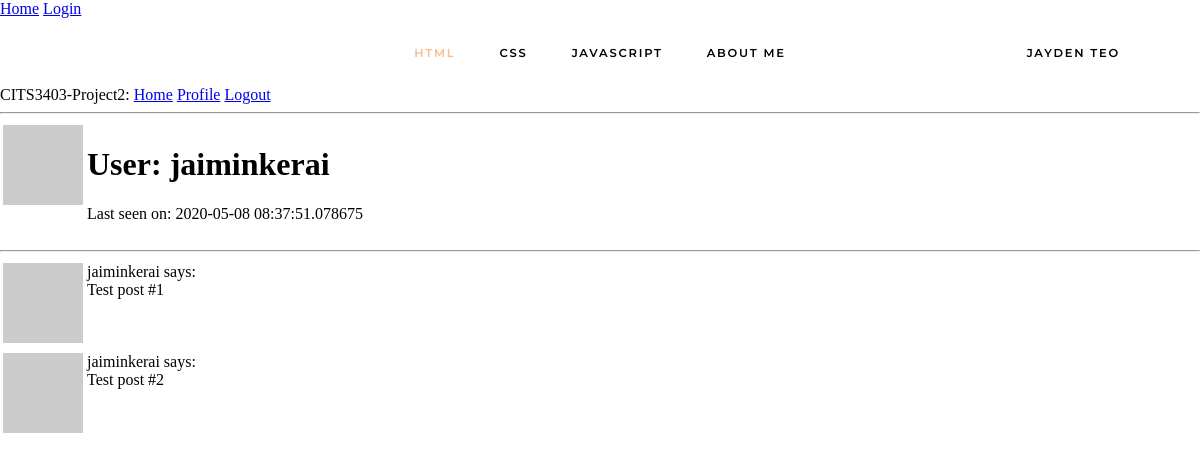
The app's page /user/jaiminkerai (signed in) with its own data.
### app/models.py (models this page shows, shortened)
class User(UserMixin, db.Model):
    id = db.Column(db.Integer, primary_key=True)
    username = db.Column(db.String(64), index=True, unique=True)
    email = db.Column(db.String(120), index=True, unique=True)
    password_hash = db.Column(db.String(128))
    posts = db.relationship('Post', backref='author', lazy='dynamic')
    def avatar(self, size):
        digest = md5(self.email.lower().encode('utf-8')).hexdigest()
        return 'https://www.gravatar.com/avatar/{}?d=identicon&s={}'.format(
            digest, size)
    about_me = db.Column(db.String(140))
    last_seen = db.Column(db.DateTime, default=datetime.utcnow)

### app/routes.py (the view)
@app.route('/user/<username>')
@login_required
def user(username):
    user = User.query.filter_by(username=username).first_or_404()
    posts = [
        {'author': user, 'body': 'Test post #1'},
        {'author': user, 'body': 'Test post #2'}
    ]
    return render_template('user.html', user=user, posts=posts)

### app/models.py (called while the page is built)
@login.user_loader
def load_user(id):
    return User.query.get(int(id))

### app/routes.py (called while the page is built)
@app.before_request
def before_request():
    if current_user.is_authenticated:
        current_user.last_seen = datetime.utcnow()
        db.session.commit()

### app/templates/user.html (shortened to what this page needs)
{% extends "base.html" %}
{% block content %}
    <table>
        <tr valign="top">
            <td><img src="{{ user.avatar(128) }}"></td>
            <td>
                <h1>User: {{ user.username }}</h1>
                {% if user.last_seen %}<p>Last seen on: {{ user.last_seen }}</p>{% endif %}
            </td>
        </tr>
    </table>
    <hr>
    {% for post in posts %}
        {% include '_post.html' %}
    {% endfor %}
{% endblock %}

### app/templates/_post.html
    <table>
        <tr valign="top">
            <td><img src="{{ post.author.avatar(36) }}"></td>
            <td>{{ post.author.username }} says:<br>{{ post.body }}</td>
        </tr>
    </table>

### app/static/css/styles.css (style rules this page uses)
body { margin: 0; padding: 0; height: 100vh; }

### records on screen
User: username "jaiminkerai", last_seen "2020-05-08 08:37:51.078675", author.username "jaiminkerai" "jaiminkerai"

### other values on screen
{{ post.body }} "Test post #1" "Test post #2"
